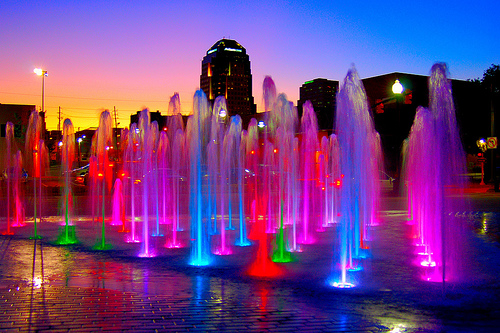
%> input picture assets/colorful_water.jpg, 500 x 333 px, given in place of lenna.png, which was not available
$ octave --eval "task1_5;"   (GNU Octave 9; MATLAB toolbox functions it lacks are replaced by stand-ins)
%> lines starting %> are read from the running program, lines starting %| are printed output that depends on the picture; pictures that were not available may be replaced by others from this repository, and a replacement may not be noted
% 1.5. Controle de brilho multiplicativo
% (valor do pixel resultante = valor do pixel original * c, c real não negativo)
function task1_5()
    assetsDir = ['..' filesep 'assets' filesep];
    filePath = strcat(assetsDir, 'lenna.png');

    BRIGHTNESS_ADJUSTMENT = 1.8;

    originalImage = imread(filePath);
%> originalImage is the input picture: size 333x500x3 uint8; mean R, G, B 114.3, 62.9, 129.4
    modifiedImage = MultiplicativeBrightnessControl(originalImage, BRIGHTNESS_ADJUSTMENT);
%> in MultiplicativeBrightnessControl, `output = uint8(brightness * input);`:
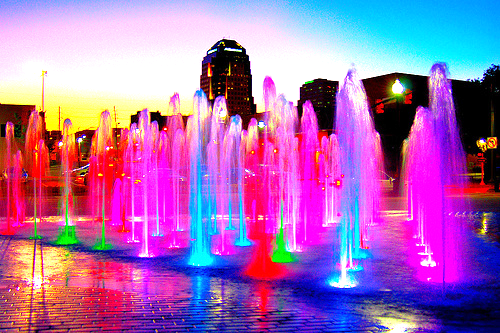
%> output: size 333x500x3 uint8; mean R, G, B 168.5, 108.2, 177.8

    % Ploting
    figure();
    subplot(1,3,1.3), imshow(originalImage,[]), title('Original image')
    subplot(1,3,2.5), imshow(modifiedImage,[]), title('Modified image')

    grayscaleImage  = rgb2gray(originalImage);
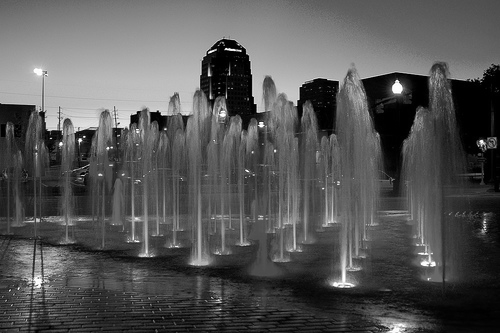
%> grayscaleImage: size 333x500 uint8; min 0, max 255, mean 85.9
    modifiedGrayscaleImage = MultiplicativeBrightnessControl(grayscaleImage, BRIGHTNESS_ADJUSTMENT);
%> call 2 of MultiplicativeBrightnessControl, with brightness = 1.8
%> in MultiplicativeBrightnessControl (call 2), `output = uint8(brightness * input);`:
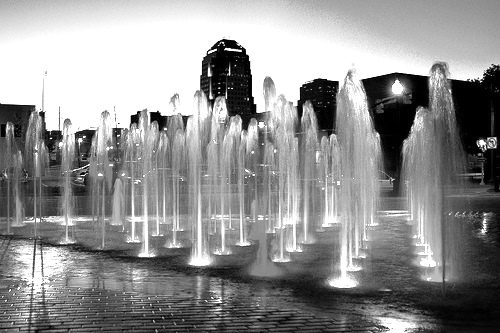
%> output: size 333x500 uint8; min 0, max 255, mean 145.6

    figure();
    subplot(1,3,1.3), imshow(grayscaleImage,[]), title('Original Grayscale')
    subplot(1,3,2.5), imshow(modifiedGrayscaleImage,[]), title('Modified Grayscale')

end

function output = MultiplicativeBrightnessControl(input, brightness)
    % MatLab shortcut
    % The pixel type uint8 cannot go higher than 255.
    output = uint8(brightness * input);
end
